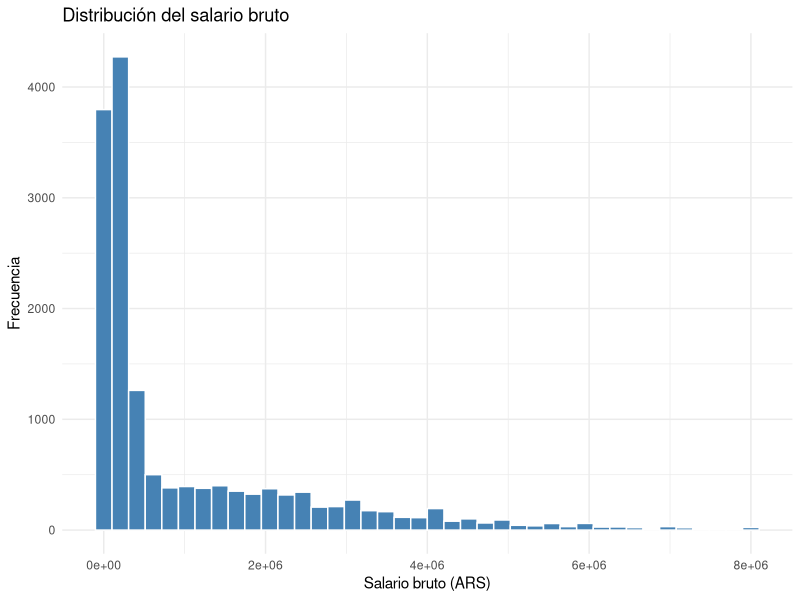
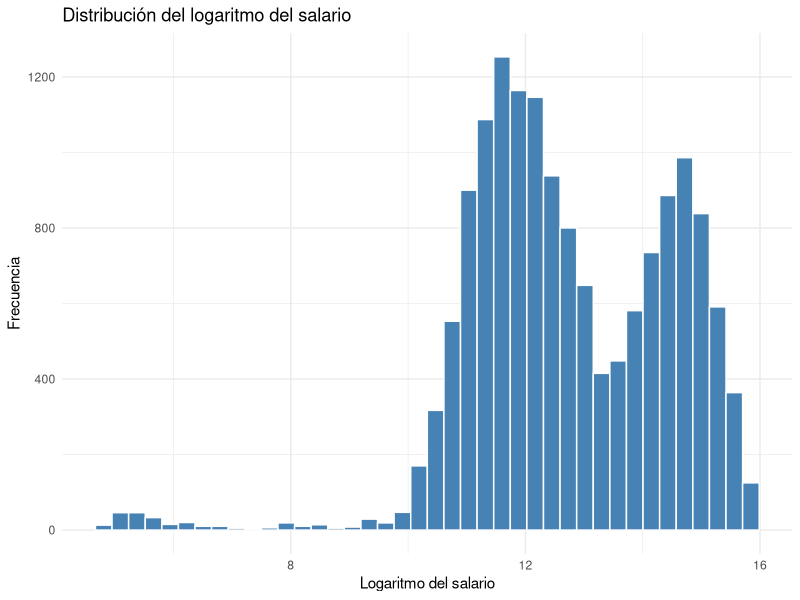
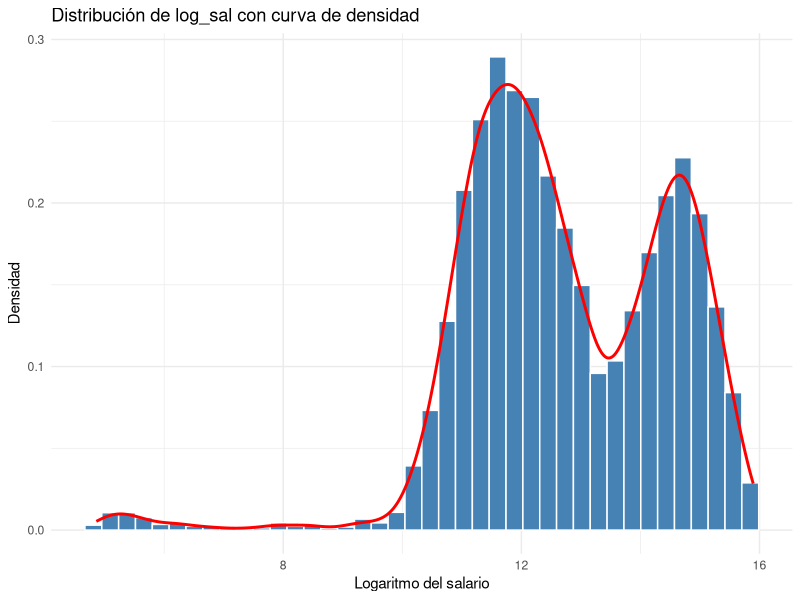
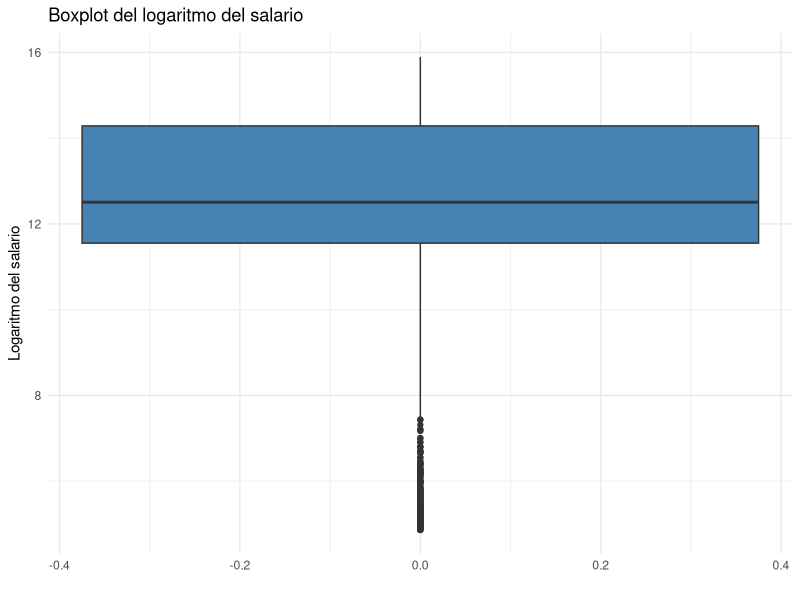
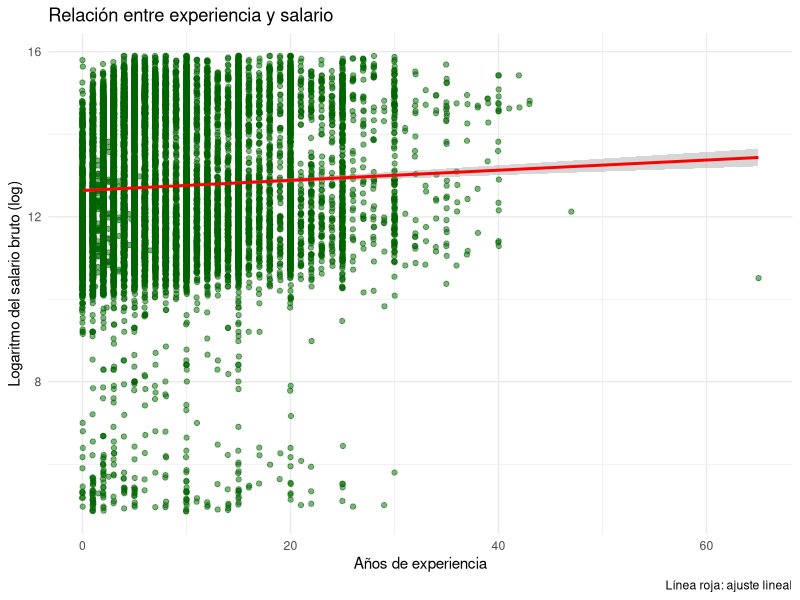
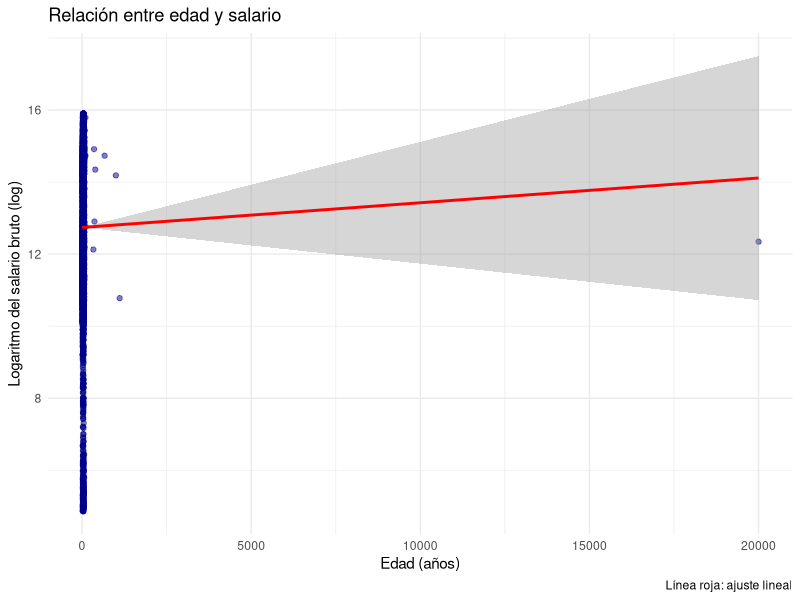
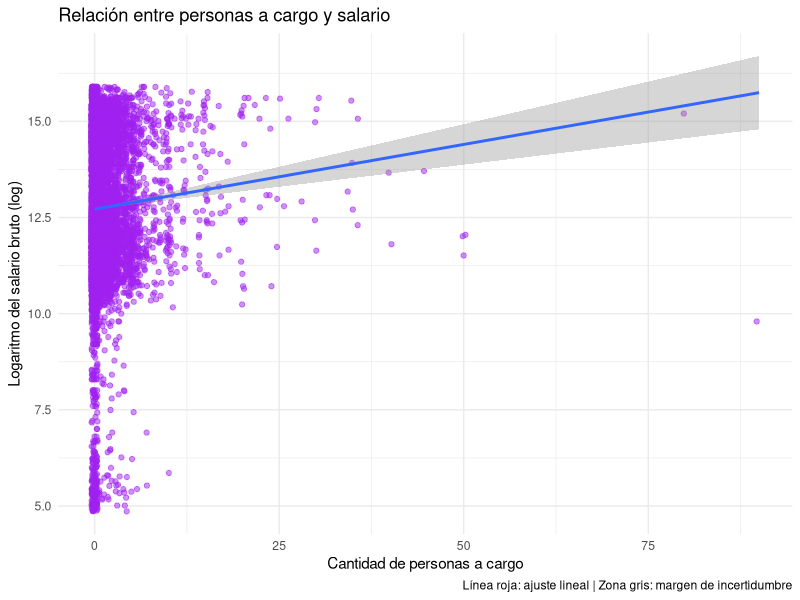
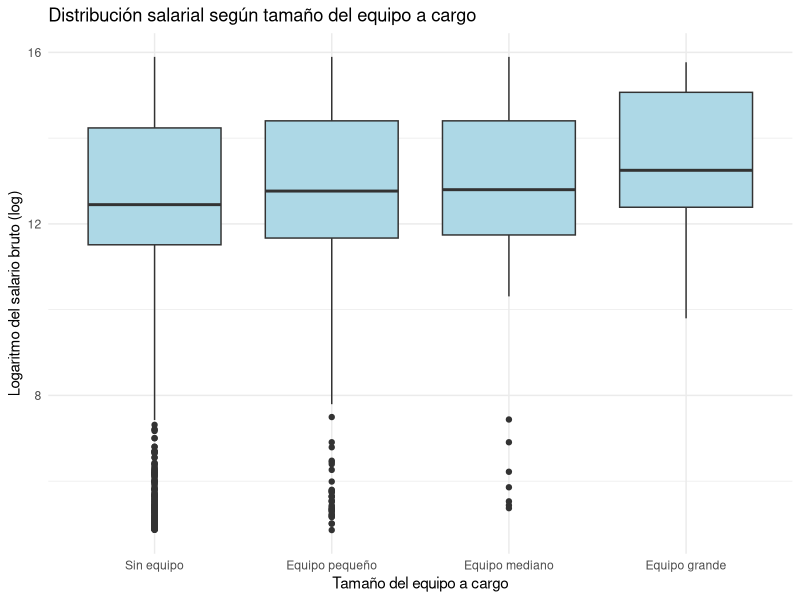

Recreate these plots in R, in order.
# -----------------------------------------------------------------------------
# 03_EDA.R
# -----------------------------------------------------------------------------

library(tidyverse)

#INDICE

# 1. CARGA DEL DATASET 
# 2. ESTRUCTURA GENERAL 
# 3. CALIDAD DE DATOS 
# 4. DISTRIBUCIONES UNIVARIADAS 
# 5. DISTRIBUCIÓN DE LA VARIABLE OBJETIVO 
# 6. VARIABLES NUMÉRICAS 
# 7. VARIABLES CATEGÓRICAS 
# 8. VARIABLES POTENCIALMENTE CONFUNDIDORAS 
# 9. REGIÓN Y ROLES 
# 10. CONCLUSIONES DEL EDA

# -----------------------------------------------------------------------------
# 1. CARGA DEL DATASET LIMPIO
# -----------------------------------------------------------------------------

df <- read_csv(
  "data/processed/df_sysarmy.csv")

# -----------------------------------------------------------------------------
# 2. ESTRUCTURA GENERAL
# -----------------------------------------------------------------------------

glimpse(df)
dim(df)
colnames(df)

# -----------------------------------------------------------------------------
# 3. CALIDAD DE DATOS
# -----------------------------------------------------------------------------


colSums(is.na(df))
sort(colSums(is.na(df)), decreasing = TRUE)



df %>%
  group_by(anio,semestre) %>%
  summarise(
    registros = n(),
    seniority_na = sum(is.na(seniority)),
    dolarizado_na = sum(is.na(sueldo_dolarizado)),
    modalidad_na = sum(is.na(modalidad)),
    uso_ia_na = sum(is.na(uso_ia))
  )


# CONCLUSION:
# Las variables PRINCIPALES utilizadas para el analisis no presentan
# valores faltantes.
#
# Seniority, sueldo_dolarizado y uso_ia representan aproximadamente
# un 67% de valores faltantes. Sin embargo, en el ultimo analisis que hicimos
# (por periodos) nos muestra que estos faltantes no son aleatorios.
#
# Las variables seniority, sueldo_dolarizado y uso_ia se encuentran
# disponibles a partir de la encuesta del periodo 2024.1,
# mientras que modalidad aparece a partir de 2022.2.
#
# Por lo tanto, los valores faltantes responden a cambios en el
# cuestionario de Sysarmy entre distintos períodos y no a errores
# de carga o falta de respuesta de los encuestados.



# -----------------------------------------------------------------------------
# 4. DISTRIBUCIONES UNIVARIADAS
# -----------------------------------------------------------------------------

### VARIABLES CATEGORICAS

# grupo_rol — "Data Platform / MLOps" representa el ~50% del dataset.
df %>%
  count(grupo_rol)%>%
  mutate(
    porcentaje = round(n/sum(n)*100,1)
  )

# Distribución de seniority — Nota: ~67% NA corresponden a períodos 2019-2023
df %>%
  count(seniority)%>%
  mutate(
    porcentaje = round(n/sum(n)*100,1)
  )

# genero_simple — Nota: ~82% Hombre, representación femenina baja (14%)
df %>%
  count(genero_simple)%>%
  mutate(
    porcentaje = round(n/sum(n)*100,1)
  )

# modalidad — Nota: ~46% NA (períodos pre-2022); entre los disponibles, 50% remoto
df %>%
  count(modalidad)%>%
  mutate(
    porcentaje = round(n/sum(n)*100,1)
  )

# gente_a_cargo_grupo — Nota: ~80% sin equipo a cargo
df %>%
  count(gente_a_cargo_grupo)%>%
  mutate(
    porcentaje = round(n/sum(n)*100,1)
  )


### VARIABLES NUMERICAS


# sal_bruto: media (1.049.037) - mediana (270.000) — distribucion asimetrica
# confirma uso de log_sal como variable objetivo
summary(df$sal_bruto)

# log_sal: media (12.74) y mediana (12.51) mas cercanas - buen uso de log()
summary(df$log_sal)

# experiencia: mediana 6 anios, máximo 65 — posible outlier en el maximo
summary(df$experiencia)

# edad: rango 17-70, 5 NA — no afectan el analisis
summary(df$edad)

# gente_a_cargo: mediana 0, media 0.74 — 80% sin equipo, distribucion muy sesgada
summary(df$gente_a_cargo)



# -----------------------------------------------------------------------------
# 5. DISTRIBUCION DE LA VARIABLE OBJETIVO
# -----------------------------------------------------------------------------


  ggplot(df, aes(x = sal_bruto)) +
    geom_histogram(
      bins = 40,
      fill = "steelblue",
      color = "white"
    ) +
    labs(
      title = "Distribución del salario bruto",
      x = "Salario bruto (ARS)",
      y = "Frecuencia"
    ) +
    theme_minimal()



ggplot(df, aes(x = log_sal)) +
  geom_histogram(
    bins = 40,
    fill = "steelblue",
    color = "white"
  ) +
  labs(
    title = "Distribución del logaritmo del salario",
    x = "Logaritmo del salario",
    y = "Frecuencia"
  ) +
  theme_minimal()


# Histograma con densidad — linea roja muestra curva de densidad estimada
# Grafico principal de esta seccion — se observa distribución bimodal
# Dos picos sugieren dos grupos salariales distintos (pesos vs dolares)
ggplot(df, aes(x = log_sal)) +
  geom_histogram(
    aes(y = after_stat(density)),
    bins = 40, fill = "steelblue",color = "white"
  ) +
  geom_density(color = "red", size = 1) +
  labs(
    title = "Distribución de log_sal con curva de densidad",
    x = "Logaritmo del salario",
    y = "Densidad"
  )+
  theme_minimal()


ggplot(df, aes(y = log_sal)) +
  geom_boxplot(fill = "steelblue") +
  labs(
    title = "Boxplot del logaritmo del salario",
    y = "Logaritmo del salario",
    x = ""
  ) +
  theme_minimal()

# -----------------------------------------------------------------------------
# 6. VARIABLES NUMERICAS
# -----------------------------------------------------------------------------


# Relacion entre Experiencia y salario
# Relacion positiva debil — experiencia sola no determina el salario
# Alta dispersion vertical
# La mayoria de observaciones se encuentran entre 0 y 20 anios de experiencia
ggplot(df, aes(x = experiencia, y = log_sal)) +
  geom_jitter(alpha = 0.5, color = "darkgreen") +
  geom_smooth(method = "lm", color = "red") +
  labs(
    title = "Relación entre experiencia y salario",
    x = "Años de experiencia",
    y = "Logaritmo del salario bruto (log)",
    caption = "Línea roja: ajuste lineal"
  )+
  theme_minimal()



# Relacion entre Edad y salario
# Tendencia positiva similar a experiencia pero con mayor dispersion
# Edad y experiencia probablemente correlacionadas — riesgo de multicolinealidad
# Se evaluara incluir solo una de las dos en el modelo final
ggplot(df, aes(x = edad, y = log_sal)) +
  geom_jitter(alpha = 0.5, color = "darkblue") +
  geom_smooth(method = "lm", color = "red") +
  labs(
    title = "Relación entre edad y salario",
    x = "Edad (años)",
    y = "Logaritmo del salario bruto (log)",
    caption = "Línea roja: ajuste lineal"
  ) +
  theme_minimal()


# Relacion entre Personas a cargo y salario
# 80% de observaciones en x=0 — ajuste lineal poco confiable
# Zona gris del lm se abre hacia la derecha por escasez de datos en valores altos
# El boxplot por grupos probablemente sea mas informativo para esta variable
ggplot(df, aes(x = gente_a_cargo, y = log_sal)) +
  geom_jitter(alpha = 0.5, color = "purple") +
  geom_smooth(method = "lm") +
  labs(
    title = "Relación entre personas a cargo y salario",
    x = "Cantidad de personas a cargo",
    y = "Logaritmo del salario bruto (log)",
    caption = "Línea roja: ajuste lineal | Zona gris: margen de incertidumbre"
  ) +
  theme_minimal()

# Relacion entre Grupo de personas a cargo y salario
# Mediana salarial aumenta progresivamente con el tamaño del equipo
# Cajas de tamaño similar — dispersion parecida entre los grupos
# Equipo grande tiene pocos casos
ggplot(df, aes(x = factor(gente_a_cargo_grupo, 
                           levels = c("Sin equipo","Equipo pequeño",
                                      "Equipo mediano","Equipo grande")), 
                y = log_sal)) +
  geom_boxplot(fill = "lightblue") +
  labs(
    title = "Distribución salarial según tamaño del equipo a cargo",
    x = "Tamaño del equipo a cargo",
    y = "Logaritmo del salario bruto (log)"
  )+
  theme_minimal()



# CONCLUSION SECCION 6:
# Las tres variables numericas muestran relacion positiva con el salario
# pero con alta dispersion — ninguna explica el salario de forma aislada.
# Edad y experiencia probablemente correlacionadas — evaluar multicolinealidad.




# -----------------------------------------------------------------------------
# 7. VARIABLES CATEGORICAS
# -----------------------------------------------------------------------------


# SENIORITY
# Variable con separación clara entre los tres niveles
# Medianas crecen progresivamente: Junior < Semi-Senior < Senior
# Senior tiene levemente la caja con mayor dispersión
ggplot(df %>% filter(!is.na(seniority)), 
       aes(x = seniority, y = log_sal, fill = seniority)) +
  geom_boxplot() +
  labs(
    title = "Distribución salarial según seniority",
    x = "Seniority",
    y = "Logaritmo del salario bruto (log)",
    caption = "Solo períodos 2024-2026 | n = 5.091 observaciones"
  )+
  theme_minimal()


# MODALIDAD
# Presencial muestra mediana levemente inferior y menor dispersión
# Medianas similares entre Remoto e Hibrido
# Modalidad no pareciera ser un determinante relevante del salario

ggplot(df %>% filter(!is.na(modalidad)),
       aes(x = modalidad, y = log_sal, fill = modalidad)) +
  geom_boxplot() +
  labs(
    title = "Distribución salarial según modalidad de trabajo",
    x = "Modalidad de trabajo",
    y = "Logaritmo del salario bruto (log)",
    caption = "Períodos 2019-2022 | n = 8.195 observaciones"
  ) +
  theme_minimal()


# DOLARIZACION
# Diferencia salarial mas pronunciada de todas las variables categóricas
# Dolarizado: mediana 14.9 ($2.916.000) vs No dolarizado: 14.6 ($2.180.000)
# Confirma hipotesis de bimodalidad observada en sección 5

ggplot(df %>% filter(!is.na(sueldo_dolarizado)),
       aes(x = factor(sueldo_dolarizado, 
                      labels = c("No dolarizado", "Dolarizado")),
           y = log_sal,
           fill = factor(sueldo_dolarizado))) +
  geom_boxplot() +
  labs(
    title = "Distribución salarial según dolarización del sueldo",
    x = "Tipo de sueldo",
    y = "Logaritmo del salario bruto (log)",
    caption = "Solo períodos 2024-2026 | n = 5.091 observaciones"
  ) +
  theme_minimal()

# Tabla de apoyo para visualizar mediana de log_sal segun sueldo dolarizado 
# TRUE o FALSE

df %>%
  filter(!is.na(sueldo_dolarizado)) %>%
  group_by(sueldo_dolarizado) %>%
  summarise(
    mediana = median(log_sal, na.rm = TRUE),
    mediana_pesos = median(sal_bruto, na.rm = TRUE),
    n = n()
  )


# RELACION ENTRE EXPERIENCIA y SALARIO SEGUN DOLARIZACION
# Brecha salarial entre dolarizados y no dolarizados se mantiene en toda 
# la trayectoria
# Las líneas no son paralelas — brecha crece levemente con la experiencia
# Dolarizar el sueldo tiene mayor impacto salarial a largo plazo

ggplot(df %>% filter(!is.na(sueldo_dolarizado)),
       aes(x = experiencia, 
           y = log_sal,
           color = factor(sueldo_dolarizado, 
                          labels = c("No dolarizado", "Dolarizado")))) +
  geom_point(alpha = 0.4, size = 0.8) +
  geom_smooth(method = "lm", se = TRUE) +
  labs(
    title = "Relación entre experiencia y salario según dolarización",
    x = "Años de experiencia",
    y = "Logaritmo del salario bruto (log)",
    color = "Tipo de sueldo",
    caption = "Línea: ajuste lineal con intervalo de confianza al 95% | Solo períodos 2024-2026"
  ) +
  theme_minimal()



# TAMANO DE LA EMPRESA
# Medianas similares entre todos los tamaños — sin tendencia clara ni consistente
# Leve variacion en tramos intermedios pero se estabiliza en empresas grandes
# Tamaño de empresa no parece ser un predictor relevante del salario

ggplot(df %>% filter(!is.na(tam_empresa)),
       aes(x = factor(tam_empresa, 
                      levels = c("1", "2-10", "11-50", "51-100", 
                                 "101-200", "201-500", "501-1000", 
                                 "1001-2000", "2001-5000", 
                                 "5001-10000", "+10000")), 
           y = log_sal)) +
  geom_boxplot(fill = "steelblue") +
  labs(
    title = "Distribución salarial según tamaño de la organización",
    x = "Cantidad de personas en la organización",
    y = "Logaritmo del salario bruto (log)"
  ) +
  theme(
    legend.position = "none",
    axis.text.x = element_text(angle = 45, hjust = 1)
  )+
  theme_minimal()



# CONCLUSION SECCION 7:
# Seniority y dolarización son las variables categóricas con mayor poder discriminante.
# Modalidad y tamaño de empresa no muestran diferencias salariales relevantes.
# Dolarización confirma hipótesis de bimodalidad — brecha del 34% en salario bruto.

# Tablas de apoyo

# mediana por seniority

df %>%
  group_by(seniority) %>%
  summarise(
    mediana_salario = median(sal_bruto, na.rm = TRUE),
    cantidad = n()
  )


# mediana por modalidad

df %>%
  group_by(modalidad) %>%
  summarise(
    mediana_salario = median(sal_bruto, na.rm = TRUE),
    cantidad = n()
  )


# mediana por sueldo dolarizado

df %>%
  group_by(sueldo_dolarizado) %>%
  summarise(
    mediana_salario = median(sal_bruto, na.rm = TRUE),
    cantidad = n()
  )


# -----------------------------------------------------------------------------
# 8. VARIABLES POTENCIALMENTE CONFUNDIDORAS
# -----------------------------------------------------------------------------




# Genero vs salario — sin controlar por seniority

ggplot(df,
       aes(x = genero_simple, y = log_sal, fill = genero_simple)) +
  geom_boxplot() +
  labs(
    title = "Distribución salarial según género",
    x = "Género",
    y = "Logaritmo del salario bruto (log)"
  ) +
  theme(legend.position = "none")+
  theme_minimal()



# Genero vs salario sin controlar — mediana mujeres levemente superior a hombres

ggplot(df %>% filter(!is.na(seniority)),
       aes(x = genero_simple, y = log_sal, fill = seniority)) +
  geom_boxplot() +
  labs(
    title = "Distribución salarial según género y seniority",
    x = "Género",
    y = "Logaritmo del salario bruto (log)",
    fill = "Seniority",
    caption = "Solo períodos 2024-2026 | n = 5.091 observaciones"
  ) +
  theme_minimal()



# Seniority como confundidora — hombres ~50% Senior vs mujeres ~30% Senior

ggplot(df %>% filter(!is.na(seniority)),
       aes(x = genero_simple, fill = seniority)) +
  geom_bar(position = "fill") +
  labs(
    title = "Proporción de seniority según género",
    x = "Género",
    y = "Proporción",
    fill = "Seniority",
    caption = "Solo períodos 2024-2026 | n = 5.091 observaciones"
  ) +
  theme_minimal()


# Tabla de apoyo

df %>%
  group_by(grupo_rol) %>%
  summarise(
    mediana_salario = median(sal_bruto, na.rm = TRUE),
    cantidad = n()
  ) %>%
  arrange(desc(mediana_salario))



# OBSERVACIONES: 

# -----------------------------------------------------------------------------
# 9. REGIONES Y ROLES
# -----------------------------------------------------------------------------

# Salario según región
# Grafico región — GBA/Prov. BA tiene una caja muy compacta y alta. 


ggplot(df,
       aes(x = region, y = log_sal, fill = region)) +
  geom_boxplot() +
  labs(
    title = "Distribución salarial según región",
    x = "Región",
    y = "Logaritmo del salario bruto (log)"
  ) +
  theme(legend.position = "none")+
  theme_minimal()


# Observamos cantidad de observaciones en GBA para descartar errores
# 915 observaciones son suficientes para comparar
# los salarios en GBA están más concentrados en un rango alto con poca dispersion.
df %>% count(region)




# Salario según grupo de rol
ggplot(df,
       aes(x = grupo_rol, y = log_sal, fill = grupo_rol)) +
  geom_boxplot() +
  labs(
    title = "Distribución salarial según grupo de rol",
    x = "Grupo de rol",
    y = "Logaritmo del salario bruto (log)"
  ) +
  theme(
    legend.position = "none",
    axis.text.x = element_text(angle = 15, hjust = 1)
  )+
  theme_minimal()


# Top roles individuales — salario por ocupación
top_roles <- df %>%
  count(trabajo_de, sort = TRUE) %>%
  slice_head(n = 10) %>%
  pull(trabajo_de)

ggplot(df %>% filter(trabajo_de %in% top_roles),
       aes(x = reorder(trabajo_de, log_sal, median),
           y = log_sal,
           fill = grupo_rol)) +
  geom_boxplot() +
  coord_flip() +
  labs(
    title = "Distribución salarial por rol — Top 10",
    x = "Rol",
    y = "Logaritmo del salario bruto (log)",
    fill = "Grupo de rol"
  ) +
  theme_minimal()


# -----------------------------------------------------------------------------
# 10. CONCLUSIONES DEL EDA
# -----------------------------------------------------------------------------


# Principales hallazgos:
